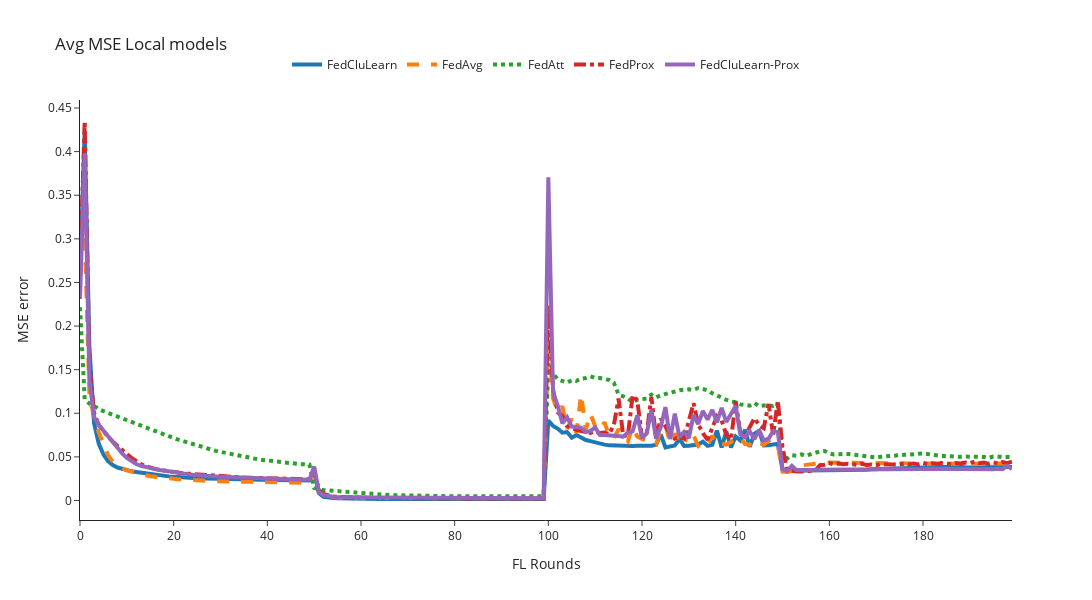

Notebook code for this chart:
### Code cell
mse_column = 'mse'
n_rounds, y = preprocessing_results(filenames=local_filenames, mse_column=mse_column)
plot_plotly(n_rounds, y, title='Avg MSE Local models', y_axis_title=f'{mse_column.upper()} error', y_axis_max=0.3)

### Figure 1 — Plotly figure (JSON) as saved in the notebook; plotly's stock layout.template omitted (floating-point values rounded to 4 significant figures; data arrays with more than 128 entries replaced by an {"elided": "..."} marker saying what was removed)
{"data": [{"line": {"dash": "solid", "width": 4}, "mode": "lines", "name": "FedCluLearn", "type": "scatter", "x": {"elided": "201 int values"}, "y": {"elided": "200 float values"}}, {"line": {"dash": "dash", "width": 4}, "mode": "lines", "name": "FedAvg", "type": "scatter", "x": {"elided": "201 int values"}, "y": {"elided": "200 float values"}}, {"line": {"dash": "dot", "width": 4}, "mode": "lines", "name": "FedAtt", "type": "scatter", "x": {"elided": "201 int values"}, "y": {"elided": "200 float values"}}, {"line": {"dash": "dashdot", "width": 4}, "mode": "lines", "name": "FedProx", "type": "scatter", "x": {"elided": "201 int values"}, "y": {"elided": "200 float values"}}, {"line": {"dash": "solid", "width": 4}, "mode": "lines", "name": "FedCluLearn-Prox", "type": "scatter", "x": {"elided": "201 int values"}, "y": {"elided": "200 float values"}}], "layout": {"height": 600, "legend": {"orientation": "h", "x": 0.5, "xanchor": "center", "y": 1.05, "yanchor": "bottom"}, "title": {"text": "Avg MSE Local models"}, "width": 1200, "xaxis": {"title": {"text": "FL Rounds"}}, "yaxis": {"title": {"text": "MSE error"}}}}
